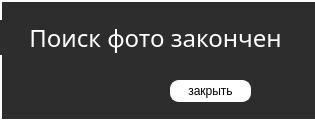
<?xml version="1.0" encoding="UTF-8"?>
<ui version="4.0">
 <class>MainWindow</class>
 <widget class="QMainWindow" name="MainWindow">
  <property name="geometry">
   <rect>
    <x>0</x>
    <y>0</y>
    <width>315</width>
    <height>121</height>
   </rect>
  </property>
  <property name="minimumSize">
   <size>
    <width>315</width>
    <height>121</height>
   </size>
  </property>
  <property name="maximumSize">
   <size>
    <width>315</width>
    <height>121</height>
   </size>
  </property>
  <property name="windowTitle">
   <string>Уведомление</string>
  </property>
  <property name="windowIcon">
   <iconset>
    <normaloff>../img/icon.png</normaloff>../img/icon.png</iconset>
  </property>
  <property name="styleSheet">
   <string notr="true">background-color: rgb(45, 45, 45);
</string>
  </property>
  <widget class="QWidget" name="centralwidget">
   <widget class="QFrame" name="frame">
    <property name="geometry">
     <rect>
      <x>0</x>
      <y>0</y>
      <width>351</width>
      <height>121</height>
     </rect>
    </property>
    <property name="styleSheet">
     <string notr="true">border: 2px solid white;</string>
    </property>
    <property name="frameShape">
     <enum>QFrame::StyledPanel</enum>
    </property>
    <property name="frameShadow">
     <enum>QFrame::Raised</enum>
    </property>
    <widget class="QLabel" name="msg">
     <property name="geometry">
      <rect>
       <x>0</x>
       <y>20</y>
       <width>311</width>
       <height>35</height>
      </rect>
     </property>
     <property name="minimumSize">
      <size>
       <width>150</width>
       <height>0</height>
      </size>
     </property>
     <property name="maximumSize">
      <size>
       <width>500</width>
       <height>500</height>
      </size>
     </property>
     <property name="font">
      <font>
       <family>Rex Bold </family>
       <pointsize>18</pointsize>
       <italic>false</italic>
      </font>
     </property>
     <property name="layoutDirection">
      <enum>Qt::LeftToRight</enum>
     </property>
     <property name="styleSheet">
      <string notr="true">color: rgb(255, 255, 255);
border: 0px</string>
     </property>
     <property name="text">
      <string>Поиск фото закончен</string>
     </property>
     <property name="alignment">
      <set>Qt::AlignCenter</set>
     </property>
    </widget>
    <widget class="QPushButton" name="btn_close">
     <property name="geometry">
      <rect>
       <x>170</x>
       <y>80</y>
       <width>81</width>
       <height>22</height>
      </rect>
     </property>
     <property name="font">
      <font>
       <pointsize>9</pointsize>
       <italic>false</italic>
      </font>
     </property>
     <property name="styleSheet">
      <string notr="true">QPushButton {
	background-color: rgb(255, 255, 255);
	color: black;
	border-radius: 9px;
	height: 22px;
}

QPushButton:hover {
	background-color: rgb(208, 208, 208);
	color: rgb(45, 45, 45);
}

QPushButton:pressed {
	background-color: rgb(207, 207, 207);
}</string>
     </property>
     <property name="text">
      <string>закрыть</string>
     </property>
    </widget>
   </widget>
  </widget>
 </widget>
 <resources/>
 <connections/>
</ui>
